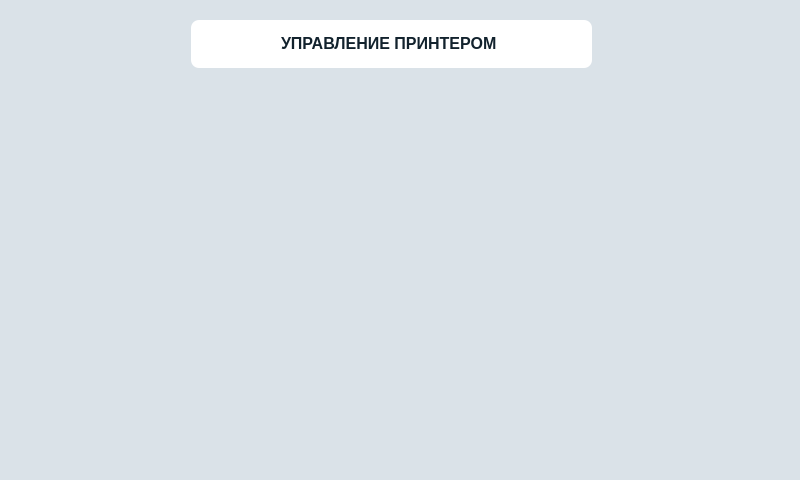
<?xml version="1.0" encoding="UTF-8"?>
<ui version="4.0">
 <class>ServiceWindow</class>
 <widget class="QMainWindow" name="ServiceWindow">
  <property name="geometry">
   <rect>
    <x>0</x>
    <y>0</y>
    <width>800</width>
    <height>480</height>
   </rect>
  </property>
  <property name="windowTitle">
   <string>MainWindow</string>
  </property>
  <property name="styleSheet">
   <string notr="true">background-color: rgb(218, 226, 232);</string>
  </property>
  <widget class="QWidget" name="centralwidget">
   <widget class="QFrame" name="frame">
    <property name="geometry">
     <rect>
      <x>191</x>
      <y>20</y>
      <width>401</width>
      <height>48</height>
     </rect>
    </property>
    <property name="styleSheet">
     <string notr="true">background-color: rgb(255, 255, 255);
border-radius: 8px;</string>
    </property>
    <property name="frameShape">
     <enum>QFrame::StyledPanel</enum>
    </property>
    <property name="frameShadow">
     <enum>QFrame::Raised</enum>
    </property>
    <widget class="QLabel" name="label">
     <property name="geometry">
      <rect>
       <x>90</x>
       <y>13</y>
       <width>251</width>
       <height>20</height>
      </rect>
     </property>
     <property name="styleSheet">
      <string notr="true">color: #12222D;
font-family: 'RF Dewi';
font-style: normal;
font-weight: 700;
font-size: 16px;
line-height: 120%;
text-align: center;</string>
     </property>
     <property name="text">
      <string>УПРАВЛЕНИЕ ПРИНТЕРОМ</string>
     </property>
    </widget>
   </widget>
   <widget class="QLabel" name="logoLabel">
    <property name="geometry">
     <rect>
      <x>686</x>
      <y>30</y>
      <width>94</width>
      <height>31</height>
     </rect>
    </property>
    <property name="text">
     <string/>
    </property>
    <property name="pixmap">
     <pixmap resource="res.qrc">:/res/img/logo.png</pixmap>
    </property>
    <property name="scaledContents">
     <bool>true</bool>
    </property>
   </widget>
   <widget class="QLabel" name="backLabel">
    <property name="geometry">
     <rect>
      <x>20</x>
      <y>20</y>
      <width>171</width>
      <height>48</height>
     </rect>
    </property>
    <property name="text">
     <string/>
    </property>
    <property name="pixmap">
     <pixmap resource="res.qrc">:/res/img/back.png</pixmap>
    </property>
   </widget>
   <widget class="QPushButton" name="backButton">
    <property name="geometry">
     <rect>
      <x>10</x>
      <y>10</y>
      <width>171</width>
      <height>61</height>
     </rect>
    </property>
    <property name="focusPolicy">
     <enum>Qt::NoFocus</enum>
    </property>
    <property name="styleSheet">
     <string notr="true">background-color: transparent;
border : 0;</string>
    </property>
    <property name="text">
     <string/>
    </property>
   </widget>
   <widget class="QPushButton" name="clearButton">
    <property name="geometry">
     <rect>
      <x>540</x>
      <y>80</y>
      <width>251</width>
      <height>181</height>
     </rect>
    </property>
    <property name="focusPolicy">
     <enum>Qt::NoFocus</enum>
    </property>
    <property name="styleSheet">
     <string notr="true">background-color: transparent;
border : 0;</string>
    </property>
    <property name="text">
     <string/>
    </property>
   </widget>
   <widget class="QLabel" name="clearLabel">
    <property name="geometry">
     <rect>
      <x>530</x>
      <y>90</y>
      <width>261</width>
      <height>191</height>
     </rect>
    </property>
    <property name="text">
     <string/>
    </property>
    <property name="pixmap">
     <pixmap resource="res.qrc">:/res/img/clearButton_off.png</pixmap>
    </property>
   </widget>
   <widget class="QPushButton" name="toggleButton">
    <property name="geometry">
     <rect>
      <x>10</x>
      <y>280</y>
      <width>261</width>
      <height>191</height>
     </rect>
    </property>
    <property name="focusPolicy">
     <enum>Qt::NoFocus</enum>
    </property>
    <property name="styleSheet">
     <string notr="true">background-color: transparent;
border : 0;</string>
    </property>
    <property name="text">
     <string/>
    </property>
   </widget>
   <widget class="QLabel" name="toggleLabel">
    <property name="geometry">
     <rect>
      <x>0</x>
      <y>285</y>
      <width>261</width>
      <height>191</height>
     </rect>
    </property>
    <property name="text">
     <string/>
    </property>
    <property name="pixmap">
     <pixmap resource="res.qrc">:/res/img/vatButton_off.png</pixmap>
    </property>
   </widget>
   <widget class="QPushButton" name="moveButton">
    <property name="geometry">
     <rect>
      <x>10</x>
      <y>80</y>
      <width>261</width>
      <height>191</height>
     </rect>
    </property>
    <property name="focusPolicy">
     <enum>Qt::NoFocus</enum>
    </property>
    <property name="styleSheet">
     <string notr="true">background-color: transparent;
border : 0;</string>
    </property>
    <property name="text">
     <string/>
    </property>
   </widget>
   <widget class="QLabel" name="moveLabel">
    <property name="geometry">
     <rect>
      <x>0</x>
      <y>90</y>
      <width>271</width>
      <height>191</height>
     </rect>
    </property>
    <property name="text">
     <string/>
    </property>
    <property name="pixmap">
     <pixmap resource="res.qrc">:/res/img/moveButton.png</pixmap>
    </property>
   </widget>
   <widget class="QPushButton" name="vatButton">
    <property name="geometry">
     <rect>
      <x>280</x>
      <y>80</y>
      <width>261</width>
      <height>201</height>
     </rect>
    </property>
    <property name="focusPolicy">
     <enum>Qt::NoFocus</enum>
    </property>
    <property name="styleSheet">
     <string notr="true">background-color: transparent;
border : 0;</string>
    </property>
    <property name="text">
     <string/>
    </property>
   </widget>
   <widget class="QLabel" name="vatLabel">
    <property name="geometry">
     <rect>
      <x>270</x>
      <y>90</y>
      <width>261</width>
      <height>191</height>
     </rect>
    </property>
    <property name="text">
     <string/>
    </property>
    <property name="pixmap">
     <pixmap resource="res.qrc">:/res/img/levelButton.png</pixmap>
    </property>
   </widget>
   <widget class="QLabel" name="connectionWifi">
    <property name="geometry">
     <rect>
      <x>610</x>
      <y>20</y>
      <width>48</width>
      <height>48</height>
     </rect>
    </property>
    <property name="text">
     <string/>
    </property>
    <property name="pixmap">
     <pixmap resource="res.qrc">:/res/img/noSignal.png</pixmap>
    </property>
   </widget>
   <zorder>frame</zorder>
   <zorder>logoLabel</zorder>
   <zorder>backLabel</zorder>
   <zorder>backButton</zorder>
   <zorder>clearLabel</zorder>
   <zorder>toggleLabel</zorder>
   <zorder>moveLabel</zorder>
   <zorder>vatLabel</zorder>
   <zorder>clearButton</zorder>
   <zorder>moveButton</zorder>
   <zorder>toggleButton</zorder>
   <zorder>vatButton</zorder>
   <zorder>connectionWifi</zorder>
  </widget>
 </widget>
 <resources>
  <include location="res.qrc"/>
 </resources>
 <connections/>
</ui>
